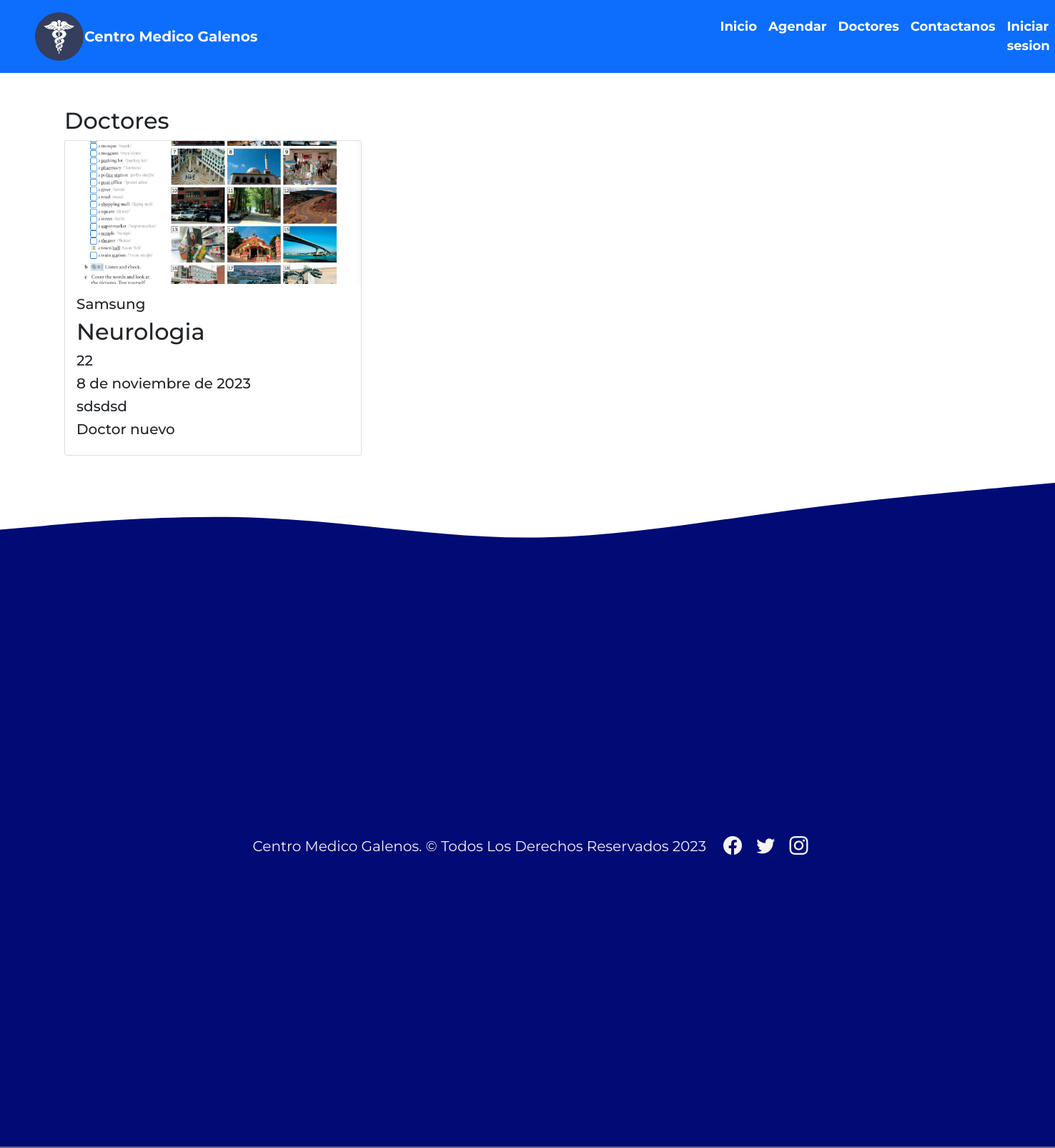
Screenshot of /Doctores/ with the database file from the repository.
### app/models.py (models this page shows, shortened)
class Doctor(models.Model):
    nombre = models.CharField(max_length=50)
    edad = models.IntegerField()
    descripcion = models.TextField()
    nuevo = models.BooleanField()
    especialidad = models.ForeignKey(Especialidad, on_delete=models.PROTECT)
    fechas = models.DateField()
    imagen = models.ImageField(upload_to="docs",null=True)

class Especialidad(models.Model):
    especialidad = models.CharField(max_length=50)
    def __str__(self):
        return self.especialidad

### app/views.py (the view)
# urls.py: path('Doctores/', Doctores,name="Doctores"),
def Doctores (request):
    doctores = Doctor.objects.all()
    data = {
        'doctores' :doctores
    }
    return render(request,'app/Doctores.html',data)

### app/templates/app/Doctores.html
{% extends 'app/base.html' %}
{% load static %}
{% block contenido %}
    <div class="container mt-5">
        <h2>Doctores</h2>
        <div class="row">
          {% load humanize %}
          {% for d in doctores  %}
            <div class="col-md-4 mb-4">
              <div class="card">
                {% if d.imagen %}
                <img src= "{{ d.imagen.url }}" class="card-img-top">
                {% endif %}
                <div class="card-body">
                  <h5>{{ d.nombre | capfirst }}</h5>
                  <h2>{{ d.especialidad | title }}</h2>
                  <h5>{{ d.edad }}</h5>
                  <h5>{{ d.fechas }}</h5>
                  <h5>{{ d.descripcion }}</h5>
                  {% if d.nuevo == True %}
                  <h5>Doctor nuevo</h5>
                  {% endif %}
                </div>
              </div>
            </div>
          {% endfor  %}
       </div>
      </div>
      <br>
      <br>
      {% endblock %}

### app/static/app/css/main.css (style rules this page uses)
body { font-family: 'Montserrat', sans-serif; overflow-x: hidden; }
.card-img-top { width: 100%; height: 200px; object-fit: cover; }

### rows the page displays
Doctor: imagen (picture), nombre "Samsung", especialidad "Neurologia", edad "22", fechas "8 de noviembre de 2023", descripcion "sdsdsd", nuevo "Doctor nuevo"
